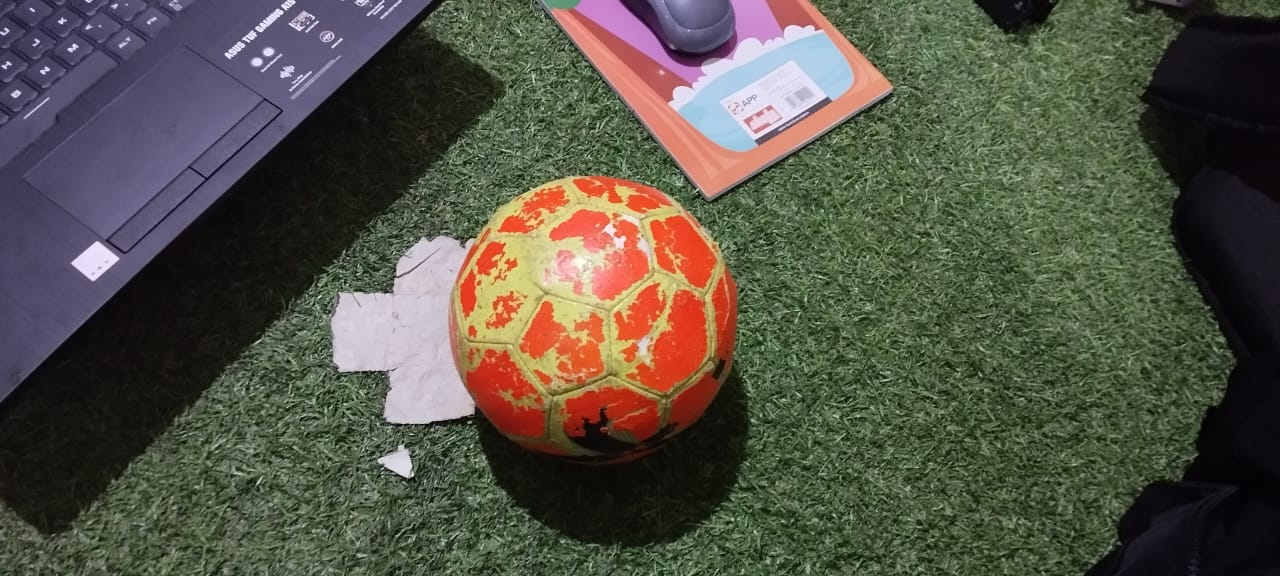
#> input picture deteksi bola/sample7.jpg, 1280 x 576 px, found by its file name
$ python img_final.py
#> lines starting #> are read from the running program, lines starting #| are printed output that depends on the picture; after the words box and inside, x2 and y2 are one past the last pixel; in counts of white or black regions, pixels touching at a corner belong together
import cv2
import numpy as np

def ball(frame):
    hsv = cv2.cvtColor(frame, cv2.COLOR_BGR2HSV)

    lower_orange = np.array([1, 80, 20])
    upper_orange = np.array([25, 255, 255])

    mask_ball = cv2.inRange(hsv, lower_orange, upper_orange)

    kernel = np.ones((15, 15), np.uint8)
    mask_ball = cv2.morphologyEx(mask_ball, cv2.MORPH_CLOSE, kernel)

    return mask_ball

def field(frame):
    low_green = np.array([30, 30, 45])
    up_green = np.array([85, 255, 255])

    hsv = cv2.cvtColor(frame, cv2.COLOR_BGR2HSV)
    kernel = cv2.getStructuringElement(cv2.MORPH_ELLIPSE, (3, 3))
    green_mask = cv2.inRange(hsv, low_green, up_green)
    green_mask1 = cv2.erode(green_mask, kernel, iterations=1)
    green_mask2 = cv2.dilate(green_mask1, kernel, iterations=6)

    contours, _ = cv2.findContours(green_mask2, cv2.RETR_EXTERNAL, cv2.CHAIN_APPROX_SIMPLE)

    largest_contour = max(contours, key=cv2.contourArea)

    hull = cv2.convexHull(largest_contour)

    # Buat mask untuk ROI
    mask = np.zeros_like(green_mask2)
    cv2.drawContours(mask, [hull], -1, 255, thickness=-1)  # Isi area dalam hull

    roi_frame = cv2.bitwise_and(frame, frame, mask=mask)

    return roi_frame, mask

def detect(mask_ball, mask_field, frame):
    blurred_ball_mask = cv2.GaussianBlur(mask_ball, (9, 9), 2)

    circles = cv2.HoughCircles(
        blurred_ball_mask,
        cv2.HOUGH_GRADIENT,
        dp=1.2,
        minDist=50,
        param1=50,
        param2=30,
        minRadius=1,
        maxRadius=1000
    )

    if circles is not None:
        circles = np.uint16(np.around(circles))
        for i in circles[0, :]:
            x, y, r = i[0], i[1], i[2]

            line_y = y
            line_x_start = 0
            line_x_end = frame.shape[1]

            orange_hline = mask_ball[line_y, line_x_start:line_x_end]

            first_orange = None
            last_orange = None

            # Mencari indeks pertama dari piksel oranye
            for idx in range(orange_hline.size):
                if orange_hline[idx] == 255:
                    first_orange = idx
                    break

            # Mencari indeks terakhir dari piksel oranye
            for idx in range(orange_hline.size - 1, -1, -1):
                if orange_hline[idx] == 255:
                    last_orange = idx
                    break

            if last_orange is not None and first_orange is not None:
                total_x_pixel = last_orange - first_orange
            else:
                continue

            r_new = int(total_x_pixel/2)
            x_new = first_orange + int(total_x_pixel/2)

            line_x = first_orange + int(r_new/4)
            line_y_start = 0
            line_y_end = frame.shape[0]

            orange_vline = mask_ball[line_y_start:line_y_end, line_x]

            top_orange = frame.shape[0]
            bot_orange = 0

            # Mencari indeks pertama dan terakhir dari piksel oranye
            orange_col=0   #banyak pixel bola berturut turut
            void_col=0     #banyak pixel non bola berturut turut
            for idy in range(orange_vline.size - 1, -1, -1):
                if orange_col != 0 and void_col > int(0.5*orange_col):
                    break       #bola dianggap selesai
                if orange_vline[idy] == 255:
                    orange = idy
                    orange_col += 1 + void_col
                    void_col = 0
                    bot_orange = max(orange, bot_orange)
                    top_orange = min(orange, top_orange)
                elif orange_col > 0:
                    void_col += 1

            if top_orange is not None and bot_orange is not None:
                total_y_pixel = abs(top_orange -bot_orange)
            else:
                continue

            y_new= bot_orange - int(total_y_pixel/2)

            if y_new != y:
                line_y = y_new
                orange_hline = mask_ball[line_y, line_x_start:line_x_end]

                first_orange = None
                last_orange = None

                # Mencari indeks pertama dari piksel oranye
                for idx in range(orange_hline.size):
                    if orange_hline[idx] == 255:
                        first_orange = idx
                        break

                # Mencari indeks terakhir dari piksel oranye
                for idx in range(orange_hline.size - 1, -1, -1):
                    if orange_hline[idx] == 255:
                        last_orange = idx
                        break

                if last_orange is not None and first_orange is not None:
                    total_x_pixel = last_orange - first_orange
                else:
                    continue
                r_new = int(total_x_pixel/2)
                x_new = first_orange + int(total_x_pixel/2)

            R = int(r_new * 1.5)  #jarak deteksi
            x1, y1 = max(x_new - R, 0), max(y_new - R, 0)
            x2, y2 = min(x_new + R, frame.shape[1]), min(y_new + R, frame.shape[0])

            surrounding_field = mask_field[y1:y2, x1:x2]
            field_ratio = np.sum(surrounding_field == 255) / surrounding_field.size

            surrounding_ball = mask_ball[y1:y2, x1:x2]
            ball_ratio = np.sum(surrounding_ball == 255) / surrounding_ball.size

            if (field_ratio > 0.16 and ball_ratio < 0.47):
                cv2.line(frame, (x_new, y_new + r_new), (x_new, y_new - r_new), (0, 255, 0), 2)
                cv2.line(frame, (x_new - r_new, y_new), (x_new + r_new, y_new), (0, 255, 0), 2)
                cv2.circle(frame, (x_new, y_new), r_new, (0, 255, 0), 2)
            else:
                continue

            actual_diameter= 0.13 #meter
            focal_length= 714.1
            detected_diameter= total_x_pixel
            if detected_diameter==0:
                distance=0
            else:
                distance= (actual_diameter*focal_length)/detected_diameter
            text2 = f"Distance: {distance:.2f} meter"
            cv2.putText(frame, text2, (x_new - r_new, y_new + r_new + 40), cv2.FONT_HERSHEY_SIMPLEX, 0.6, (255, 255, 255), 2)

            break

            #print("distance= %.3f cm" %(distance*100))

    return frame

img = cv2.imread(r"D:\GMRT\Altair\vision\Program deteksi bola\sample7.jpg")
#> img is the input picture: shape (576, 1280, 3); mean B, G, R 70.1, 82.7, 84.9

if img is None:
    print("Error: No image opened.")
    exit()

# [6 lines of commented-out code are left out]

height, width = img.shape[:2]

# Tentukan posisi X di tengah frame
center_x = width // 2

# Tentukan posisi Y untuk garis vertikal (dari atas ke bawah)
y_start = 0
y_end = height

# Gambar garis vertikal di tengah
cv2.line(img, (center_x, y_start), (center_x, y_end), (0, 0, 255), 2)
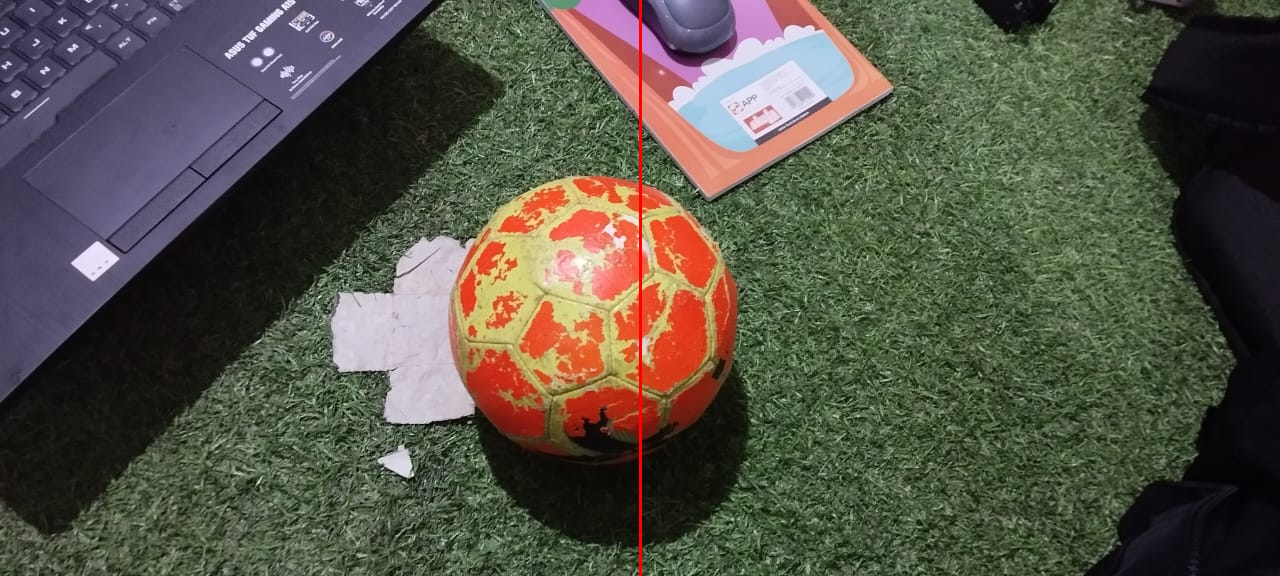
#> img: shape (576, 1280, 3); 0.23% of pixels changed, all inside (x1, y1, x2, y2) = (639, 0, 642, 576)


seg_field, mask_field = field(img)
#> in field, `green_mask = cv2.inRange(hsv, low_green, up_green)`:
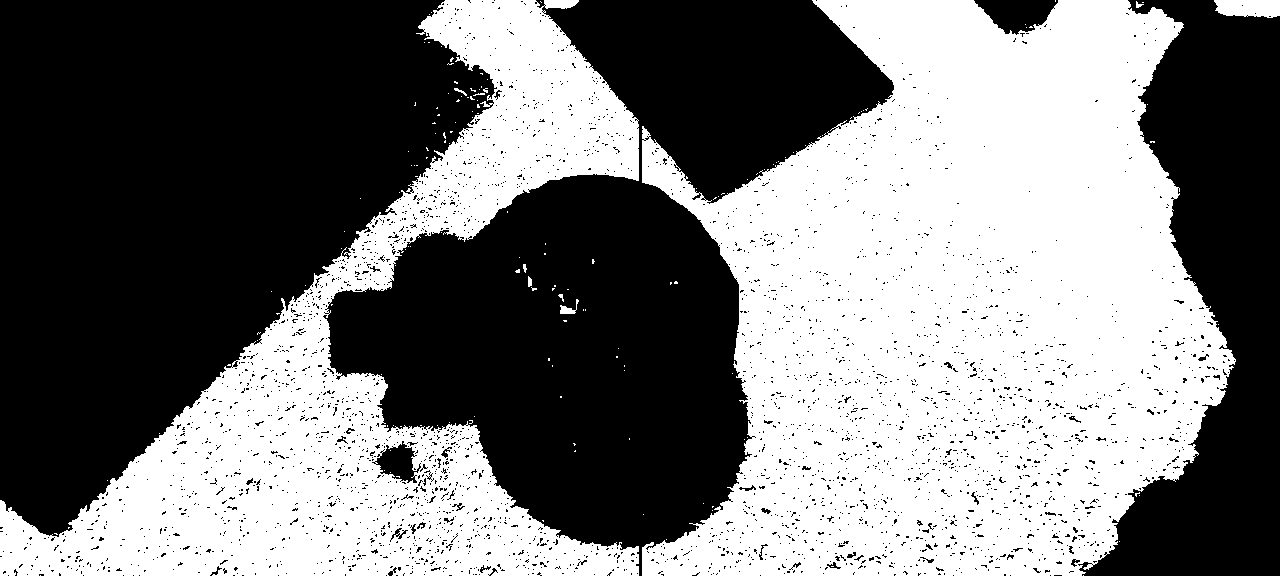
#> green_mask: shape (576, 1280); 47.3% white; 154 white regions (145 under 20 px), largest, box (x1, y1, x2, y2) and area: (642, 0, 1236, 576) 232177, (0, 0, 639, 576) 114585, (1214, 0, 1280, 18) 1022
#> in field, `green_mask2 = cv2.dilate(green_mask1, kernel, iterations=6)`:
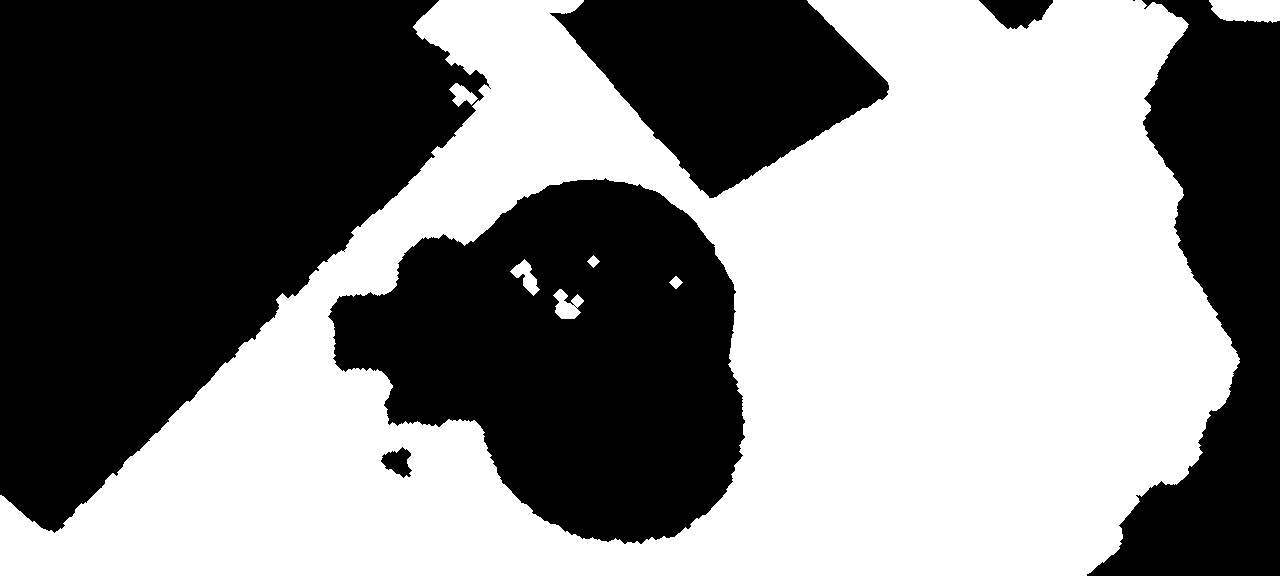
#> green_mask2: shape (576, 1280); 51.3% white; 7 black regions (1 under 20 px)
#> in field, `contours, _ = cv2.findContours(green_mask2, cv2.RETR_EXTERNAL, cv2.CHA..`: contours = 3 contours; box (x1, y1, x2, y2) and area: (0, 0, 1240, 576) 474380, (1209, 0, 1280, 23) 1312, (449, 83, 478, 107) 323
#> in field, `largest_contour = max(contours, key=cv2.contourArea)`: largest_contour = contour of 808 points, box (x1, y1, x2, y2) (0, 0, 1240, 576), area 474380
#> in field, `hull = cv2.convexHull(largest_contour)`: hull = contour of 22 points, box (x1, y1, x2, y2) (0, 0, 1240, 576), area 581996
mask_ball = ball(seg_field)
#> in ball, `mask_ball = cv2.morphologyEx(mask_ball, cv2.MORPH_CLOSE, kernel)`:
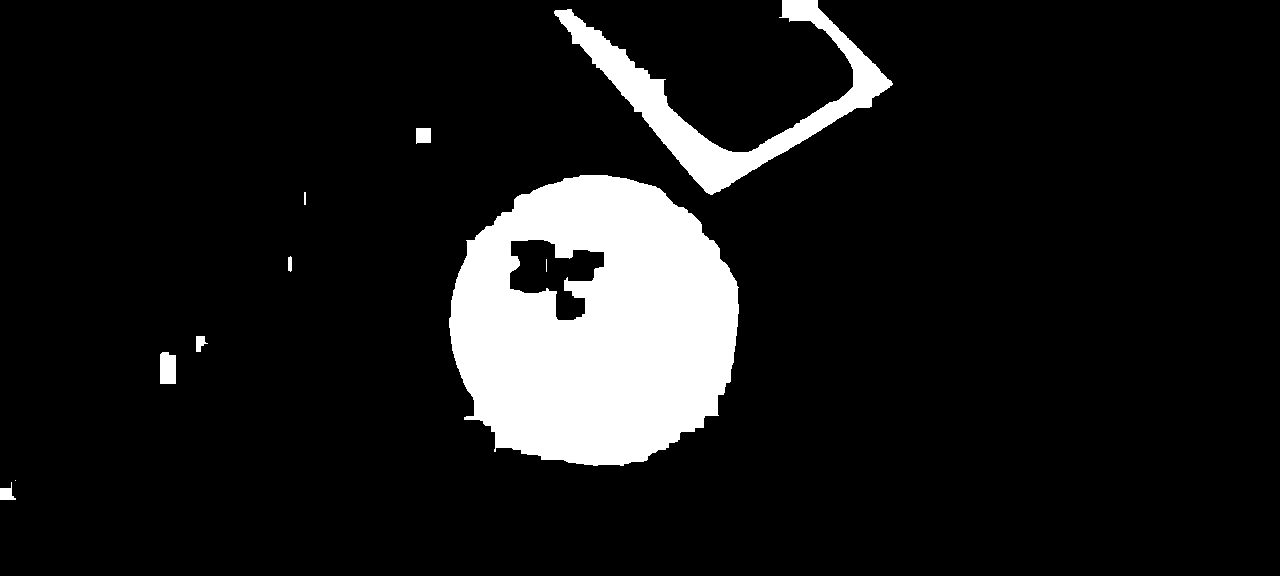
#> mask_ball: shape (576, 1280); 10.4% white; 10 white regions (2 under 20 px), largest, box (x1, y1, x2, y2) and area: (449, 175, 739, 466) 62515, (554, 0, 893, 195) 12840, (160, 352, 176, 384) 488
final_frame = detect(mask_ball, mask_field, img)
#> in detect, `circles = cv2.HoughCircles( blurred_ball_mask, cv2.HOUGH_GRADIENT, dp=..`: circles = [[594.6, 319.8, 145.4], [763.8, 51, 104.1], [863.4, 306.6, 192.9], [617.4, 252.6, 74.8], [528.6, 336.6, 97.12], [822.6, 73.8, 28.96], [738.6, 113.4, 38.56], [601.8, 371.4, 96.28], [528.6, 264.6, 28], [646.2, 208.2, 23.68]]
#> in detect, `circles = np.uint16(np.around(circles))`: circles = [[595, 320, 145], [764, 51, 104], [863, 307, 193], [617, 253, 75], [529, 337, 97], [823, 74, 29], [739, 113, 39], [602, 371, 96], [529, 265, 28], [646, 208, 24]]
#> the loop in detect, `for i in circles[0, :]:` made 1 pass
#> (x, y, r, line_x_start, line_x_end, total_x_pixel) on pass 1: (595, 320, 145, 0, 1280, 288)
#> pass 1, in detect, `surrounding_ball = mask_ball[y1:y2, x1:x2]`:
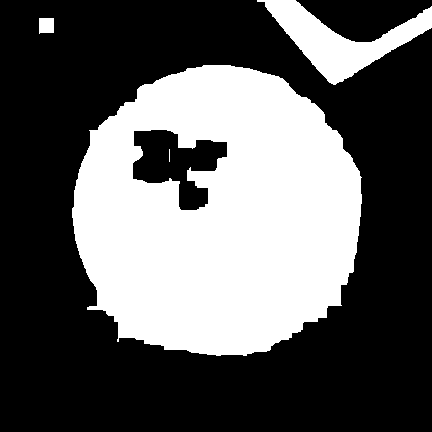
#> surrounding_ball: shape (432, 432); 36.5% white; 4 white regions (1 under 20 px), largest, box (x1, y1, x2, y2) and area: (72, 65, 362, 356) 62515, (257, 0, 432, 85) 5302, (39, 18, 54, 34) 226

cv2.imshow('mask field', mask_field)
#cv2.imshow('field', seg_field)
cv2.imshow('mask ball', mask_ball)
cv2.imshow('ball detect', final_frame)

cv2.waitKey(0)
#out.release()
cv2.destroyAllWindows()

$ run again, with deteksi bola/sample1.jpg copied over deteksi bola/sample7.jpg
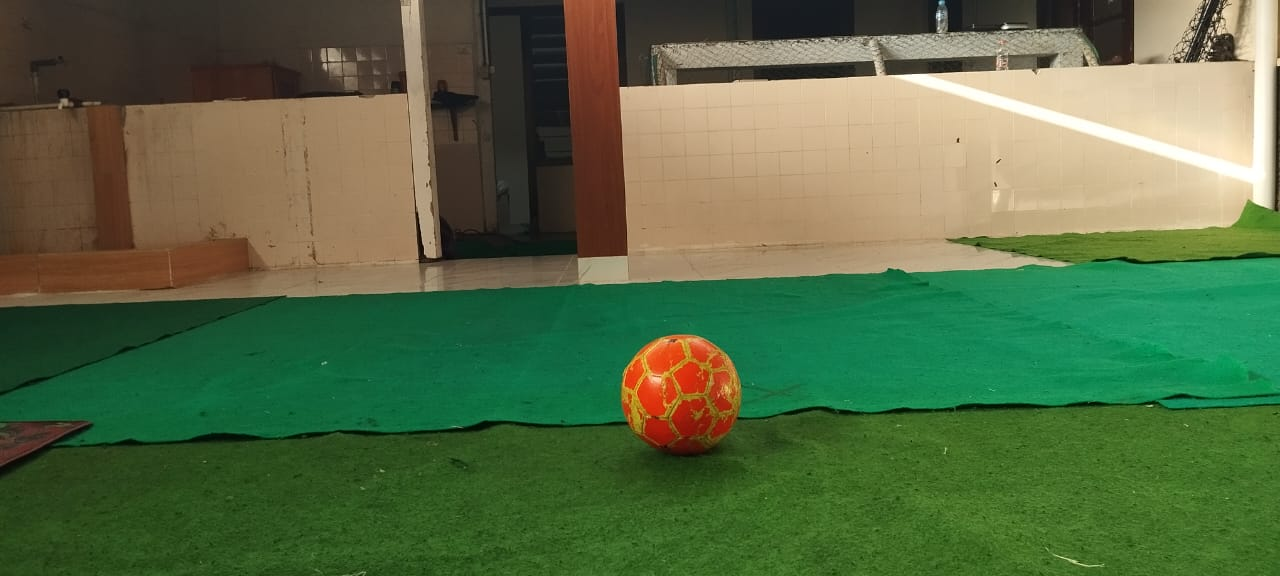
#> input picture deteksi bola/sample1.jpg, 1280 x 576 px, found by its file name
#> img is the input picture: shape (576, 1280, 3); mean B, G, R 68, 106.9, 86.6
#> img: shape (576, 1280, 3); 0.23% of pixels changed, all inside (x1, y1, x2, y2) = (639, 0, 642, 576)
#> in field, `green_mask = cv2.inRange(hsv, low_green, up_green)`:
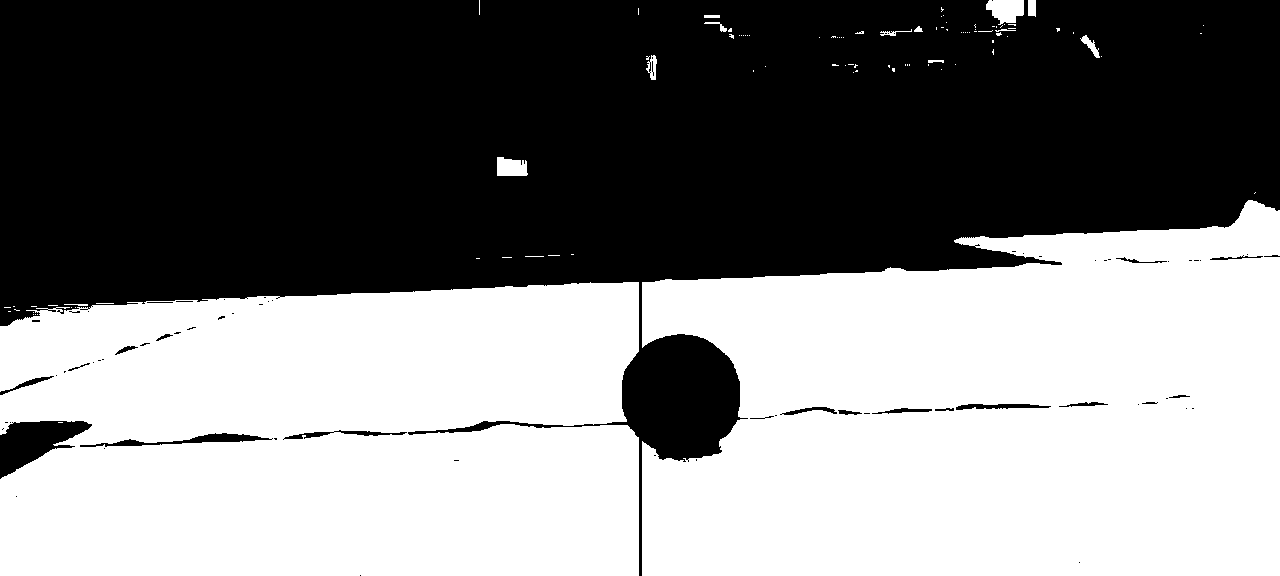
#> green_mask: shape (576, 1280); 50% white; 74 black regions (53 under 20 px), largest, box (x1, y1, x2, y2) and area: (0, 0, 1280, 576) 362678, (0, 421, 92, 479) 2788, (80, 433, 273, 447) 833
#> green_mask1: shape (576, 1280); 49.1% white; 26 white regions (19 under 20 px), largest, box (x1, y1, x2, y2) and area: (643, 201, 1280, 576) 191295, (0, 283, 638, 576) 169765, (987, 0, 1023, 23) 611
#> green_mask2: shape (576, 1280); 52.2% white; 3 black regions
#> contours = 11 contours; largest, box (x1, y1, x2, y2) and area: (0, 195, 1280, 576) 388878, (981, 0, 1041, 41) 1316, (492, 152, 533, 181) 920, (699, 10, 739, 43) 506, (641, 50, 662, 85) 424
#> largest_contour = contour of 394 points, box (x1, y1, x2, y2) (0, 195, 1280, 576), area 388878
#> hull = contour of 10 points, box (x1, y1, x2, y2) (0, 195, 1280, 576), area 414786
#> mask: shape (576, 1280); 56.5% white; 1 black region, box (x1, y1, x2, y2) and area: (0, 0, 1280, 321) 320903
#> in detect, `circles = cv2.HoughCircles( blurred_ball_mask, cv2.HOUGH_GRADIENT, dp=..`: circles = [[679.8, 394.2, 59.56]]
#> in detect, `circles = np.uint16(np.around(circles))`: circles = [[680, 394, 60]]
#> the loop in detect, `for i in circles[0, :]:` made 1 pass
#> (x, y, r, line_x_start, line_x_end, total_x_pixel) on pass 1: (680, 394, 60, 0, 1280, 117)
#> pass 1, in detect, `surrounding_ball = mask_ball[y1:y2, x1:x2]`:
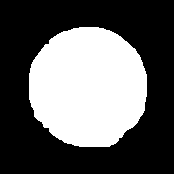
#> surrounding_ball: shape (174, 174); 37.5% white; 1 white region, box (x1, y1, x2, y2) and area: (29, 27, 147, 147) 11366
